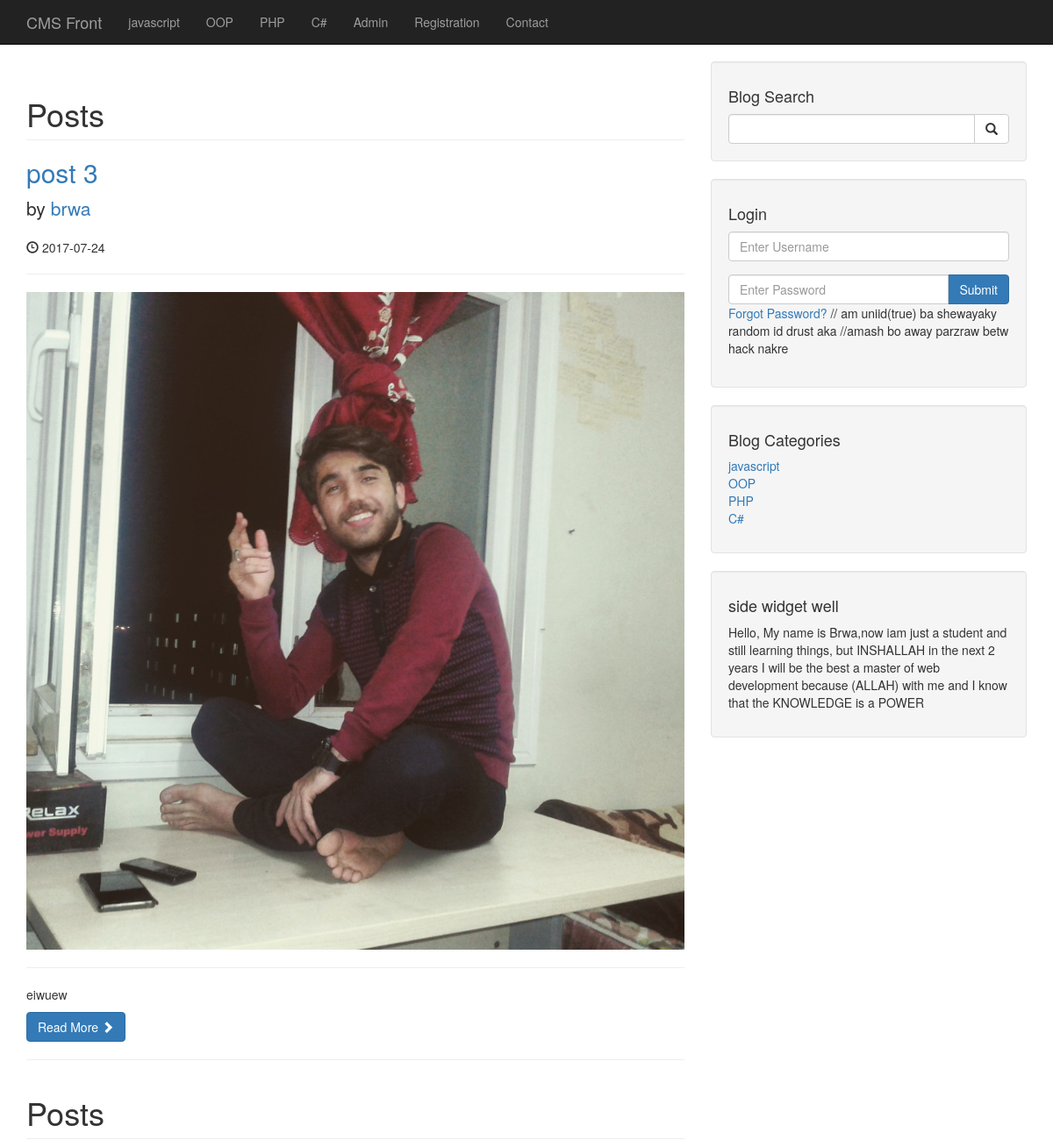
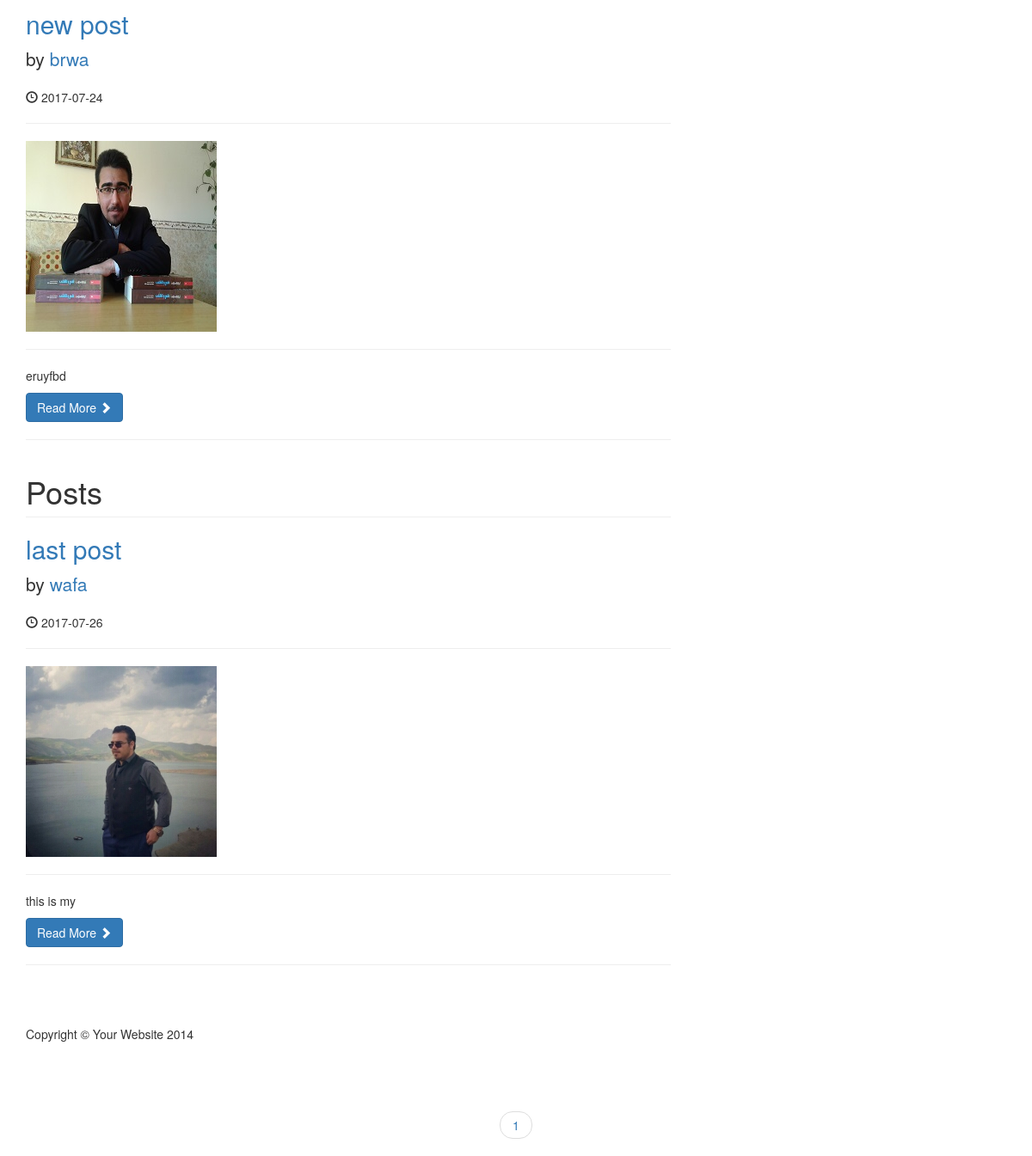
The page / on the database its author committed (2 pictures, top to bottom).
### tables this page shows
CREATE TABLE `catagory` (
  `id` int(11) NOT NULL,
  `title` varchar(255) NOT NULL
);

CREATE TABLE `posts` (
  `post_id` int(11) NOT NULL,
  `post_catagory_id` int(11) NOT NULL,
  `post_title` varchar(255) NOT NULL,
  `post_author` varchar(255) NOT NULL,
  `post_user` varchar(255) NOT NULL,
  `post_date` date NOT NULL,
  `post_image` text NOT NULL,
  `post_content` text NOT NULL,
  `post_tags` varchar(255) NOT NULL,
  `post_comment_count` int(11) NOT NULL,
  `post_status` varchar(255) NOT NULL DEFAULT 'draft',
  `post_view_count` int(11) NOT NULL
);

### index.php (the view, shortened to what this page needs)
<?php  include 'includes/header.php';  ?>
<body>
    <?php  include 'includes/navigation.php';   ?>
    <div class="container">
        <div class="row">
            <div class="col-md-8">
              <?php
                    if (isset($_GET['page']))
                    {
                        $page=$_GET['page'];
                    }
                    else {
                        $page = '';
                    }
                    if ($page =='' || $page==1)
                    {
                        $page_1=0;
                    }
                    else
                    {
                        $page_1=($page*3) - 3;
                    }
              if (isset($_SESSION['user_role']) && $_SESSION['user_role'] == 'Admin') {
                  $sql="SELECT * FROM posts LIMIT $page_1,3";
                  $query="SELECT * FROM posts ";
              } else {
                  $sql="SELECT * FROM posts WHERE post_status='publish' LIMIT $page_1,3";
                  $query="SELECT * FROM posts WHERE post_status='publish' ";
              }
                    $find_post_count=mysqli_query($connection,$query);
                    $count=mysqli_num_rows($find_post_count);
                    if ($count <1 )
                    {
                        echo "<h1 class='text-center'>No posts available</h1>";
                    }
                    else{
                         $count=ceil($count/3);
                      $ex=mysqli_query($connection,$sql);
                      while ($row=mysqli_fetch_assoc($ex))
                       {
                          $post_id=$row['post_id'];
                          $post_title=$row['post_title'];
                          $post_author=$row['post_user'];
                          $post_date=$row['post_date'];
                          $post_image=$row['post_image'];
                          $post_content=substr($row['post_content'],0,10);
                ?>
                <h1 class="page-header">
                    Posts
                </h1>
                <h2>
                    <a href="post.php?p_id=<?php echo $post_id; ?>"><?php echo $post_title ?></a>
                </h2>
                <p class="lead">
                    by <a href="author_post.php?author=<?php echo $post_author ?>&p_id=<?php echo $post_id ?>"><?php echo $post_author ?></a>
                </p>
                <p><span class="glyphicon glyphicon-time"></span> <?php echo $post_date ?></p>
                <hr>
                   <a href="post.php?p_id=<?php echo $post_id; ?>">
                <img class="img-responsive" src="images/<?php echo $post_image ?>" alt="">
                   </a>
                <hr>
                <p><?php echo $post_content ?></p>
                <a class="btn btn-primary" href="post.php?p_id=<?php echo $post_id; ?>">Read More <span class="glyphicon glyphicon-chevron-right"></span></a>
                <hr>
                <?php } } ?>
            </div>
              <?php  include 'includes/sidebar.php';   ?>
        </div>
        <?php
        include 'includes/footer.php';
        ?>
    <ul class="pager">
        <?php
            for ($i=1 ; $i<=$count ; $i++)
            {
                if ($i == $page)
                {
                    echo "<li><a class='active_link' href='index.php?page=$i'>$i</a></li>";
                }
                else
                {
                    echo "<li><a href='index.php?page=$i'>$i</a></li>";
                }
            }
        ?>
    </ul>
</body>
</html>

### includes/header.php (shortened to what this page needs)
<!DOCTYPE html>
<html lang="en">
<head>
    <link href="css/bootstrap.min.css" rel="stylesheet">
    <link href="css/blog-home.css" rel="stylesheet">
    <link href="css/styles.css" rel="stylesheet">
</head>

### includes/navigation.php (shortened to what this page needs)
<?php include 'db.php'; ?>
<nav class="navbar navbar-inverse navbar-fixed-top" role="navigation">
    <div class="container">
        <div class="navbar-header">
            <a class="navbar-brand" href="index.php">CMS Front</a>
        </div>
        <div class="collapse navbar-collapse" id="bs-example-navbar-collapse-1">
            <ul class="nav navbar-nav">
              <?php $sql="select * from catagory";
                    $run=mysqli_query($connection,$sql);
                    while ($row=mysqli_fetch_assoc($run))
                     {
                         $category_id=$row['id'];
                         $category_class = '';
                         $registration_class='';
                        echo "<li class='$category_class'><a href='catagory.php?catagory=$category_id'>{$row['title']}</a></li>";
                     }
               ?>
                <li>
                    <a href="admin">Admin</a>
                </li>
                <li class='<?php echo $registration_class; ?>'>
                    <a href="./registration.php">Registration</a>
                </li>
                <li>
                    <a href="./contact.php">Contact</a>
                </li>
            </ul>
        </div>
    </div>
</nav>

### includes/sidebar.php
<div class="col-md-4">
    <div class="well">
        <h4>Blog Search</h4>
        <form action="search.php" method="post">
        <div class="input-group">
            <input name="search" type="text" class="form-control">
            <span class="input-group-btn">
                <button name="submit" class="btn btn-default" type="submit">
                    <span class="glyphicon glyphicon-search"></span>
            </button>
            </span>
        </div>
        </form>
    </div>
    <div class="well">
        <?php
             if (isset($_SESSION['user_role']))
             {
               echo"  <h4>Logged in as  ".$_SESSION['username']."</h4>";
               echo "<a href='includes/logout.php' class='btn btn-primary'>Logout</a>";
             }
             else
             {
                 ?>
         <h4>Login</h4>
                <form action="includes/login.php" method="post">
                    <div class="form-group">
                        <input name="username" type="text" class="form-control" placeholder="Enter Username">
                    </div>
                    <div class="input-group">
                        <input name="password" type="password" class="form-control" placeholder="Enter Password">
                        <span class="input-group-btn">
                            <button class="btn btn-primary" name="login" type="submit">
                                Submit
                            </button>
                        </span>
                    </div>
                    <div class="form-group">
                        <a href="forgot.php?forgot=<?php echo uniqid(true); ?>">Forgot Password?</a>
                                                          // am uniid(true) ba shewayaky random id drust aka
                                                          //amash bo away parzraw betw hack nakre
                    </div>
                </form>
            <?php }
        ?>
    </div>
    <div class="well">
        <?php
            $sql="select * from catagory";
            $select_catagory_sidebar=mysqli_query($connection,$sql);
        ?>
        <h4>Blog Categories</h4>
        <div class="row">
            <div class="col-lg-12">
                <ul class="list-unstyled">
                    <?php
                        while ($row=mysqli_fetch_assoc($select_catagory_sidebar))
                        {
                            $catagory_id=$row['id'];
                            echo "<li><a href='catagory.php?catagory=$catagory_id'>{$row['title']}</a></li>";
                        }
                    ?>
                </ul>
            </div>
        </div>
    </div>
    <?php
        include "widget.php";
    ?>
</div>

### includes/widget.php
<div class="well">
    <h4>side widget well</h4>
    <p>
        Hello, My name is Brwa,now iam just a student and still learning things,
        but INSHALLAH in the next 2 years I will be the best a master of web development
        because (ALLAH) with me and I know that the KNOWLEDGE is a POWER
    </p>
</div>

### includes/footer.php (shortened to what this page needs)
<footer>
    <div class="row">
        <div class="col-lg-12">
            <p>Copyright &copy; Your Website 2014</p>
        </div>
    </div>
</footer>
</div>

### css/blog-home.css (style rules this page uses)
body { padding-top: 70px; }
footer { margin: 50px 0; }

### rows shown on the page
catagory: title "javascript"
catagory: title "OOP"
catagory: title "PHP"
catagory: title "C#"
posts: post_title "post 3", post_user "brwa", post_date "2017-07-24", post_image (picture), post_content "eiwuew"
posts: post_title "new post", post_user "brwa", post_date "2017-07-24", post_image (picture), post_content "eruyfbd"
posts: post_title "last post", post_user "wafa", post_date "2017-07-26", post_image (picture), post_content "this is my"
